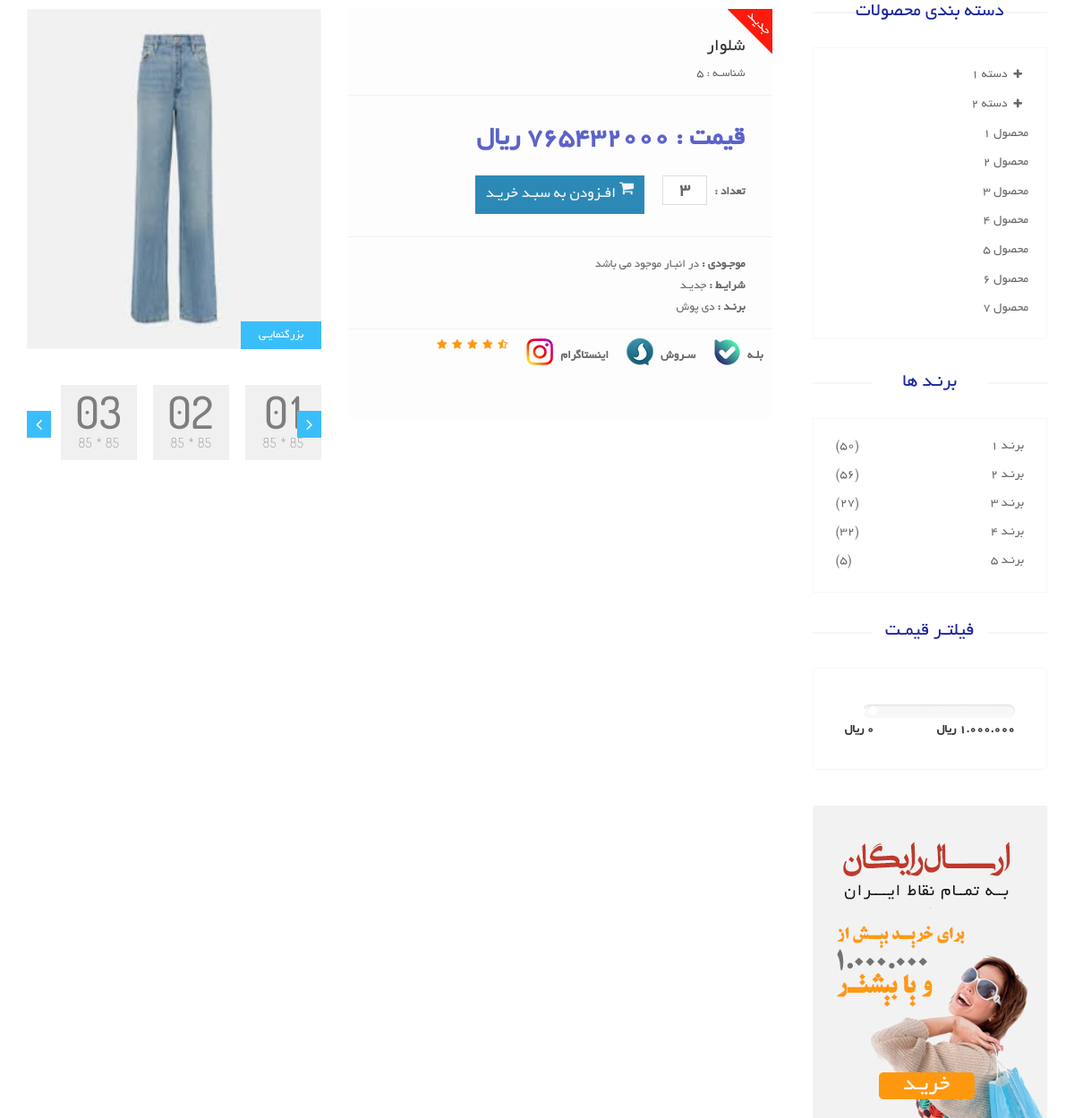
The app's page /products/shalvar-1 with its own data.
### product_module/models.py (models this page shows, shortened)
class Product(models.Model):
    image = models.ImageField(upload_to='upload/product/', null=True, blank=True)
    title = models.CharField(max_length=300, verbose_name='نام محصول')
    category = models.ManyToManyField(
        ProductCategory,
        related_name='product_categories',
        verbose_name='دسته بندی ها')
    brand = models.ForeignKey(ProductBrand, on_delete=models.CASCADE, verbose_name='برند', null=True, blank=True)
    price = models.IntegerField(verbose_name='قیمت')
    short_description = models.CharField(max_length=360, db_index=True, null=True, verbose_name='توضیحات کوتاه')
    description = models.TextField(verbose_name='توضیحات اصلی', db_index=True)
    slug = models.SlugField(default="", null=False, db_index=True, blank=True, max_length=200, unique=True,
                            verbose_name='عنوان در url')
    is_active = models.BooleanField(default=False, verbose_name='فعال / غیرفعال')
    is_delete = models.BooleanField(verbose_name='حذف شده / نشده')
    class Meta:
        verbose_name = 'محصول'
        verbose_name_plural = 'محصولات'

class ProductBrand(models.Model):
    title = models.CharField(max_length=300, verbose_name='نام برند', db_index=True)
    is_active = models.BooleanField(verbose_name='فعال / غیرفعال')
    class Meta:
        verbose_name = 'برند'
        verbose_name_plural = 'برند ها'

### product_module/views.py (the view)
# urls.py: path('<slug:slug>', views.ProductDetailView.as_view(), name='product-detail'),
class ProductDetailView(DetailView):
    template_name = 'product_module/product_detail.html'
    model = Product

### product_module/templates/product_module/product_detail.html (shortened to what this page needs)
{% extends 'shared/_layout.html' %}
{% block content %}
    <section>
        <div class="container">
            <div class="row">
                <div class="col-sm-9 padding-right">
                    <div class="product-details">
                        <div class="col-sm-5">
                            <div class="view-product">
                                {% if object.image %}
                                    <img src="{{ object.image.url }}" alt="تصویر">
                                {% else %}
                                    <img src="/static/images/product-details/1.jpg" alt="">
                                {% endif %}
                                <h3>بزرگنمایـی</h3>
                            </div>
                            <div id="similar-product" class="carousel slide" data-ride="carousel">
                                <div class="carousel-inner">
                                    <div class="item active">
                                        <a href=""><img src="/static/images/product-details/similar1.jpg" alt=""></a>
                                        <a href=""><img src="/static/images/product-details/similar2.jpg" alt=""></a>
                                        <a href=""><img src="/static/images/product-details/similar3.jpg" alt=""></a>
                                    </div>
                                </div>
                                <a class="right item-control" href="#similar-product" data-slide="next">
                                    <i class="fa fa-angle-right"></i>
                                </a>
                                <a class="left item-control" href="#similar-product" data-slide="prev">
                                    <i class="fa fa-angle-left"></i>
                                </a>
                            </div>
                        </div>
                        <div class="col-sm-7">
                            <div class="product-information">
                                <img src="/static/images/product-details/new.png" class="newarrival" alt="">
                                <div>
                                    <h2>{{ product.title }}</h2>
                                    <p>شناسـه : {{ product.id }}</p>
                                </div>
                                <div>
									<span>
										<span style="color:#5c63c8">قیمت : {{ product.price }} ريال</span>
									</span>
                                    <span>
										<label>تعداد :</label>
										<input type="text" value="3" class="search_box">
										<button type="button" class="btn btn-fefault cart">
                                            <p style="color: whitesmoke">
                                                <i  class="fa fa-shopping-cart"></i>
                                        		افـزودن به سبـد خریـد
                                            </p>
										</button>
									</span>
                                </div>
                                <div>
                                    <p><b>موجـودی :</b> در انبـار موجود می باشد</p>
                                    <p><b>شرایـط :</b> جدیـد</p>
                                    {% if product.brand %}
                                        <p><b>برنـد :</b> {{ product.brand.title }} </p>
                                    {% endif %}
                                </div>
                                <span class="socials-share share">
									<ul>
										<a href="#">
											<li>
												<label>بلـه</label>
												<img src="/static/images/product-details/Bale.png">
											</li>
										</a>
										<a href="#">
											<li>
												<label>سـروش</label>
												<img src="/static/images/product-details/Soroush.png">
											</li>
										</a>
										<a href="#">
											<li>
												<label>اینستاگرام</label>
												<img src="/static/images/product-details/Instagram.png">
											</li>
										</a>
										<li><img src="/static/images/product-details/rating.png" alt=""></li>
									</ul>
								</span>
                            </div>
                        </div>
                    </div>
              <div>
                                      <div class="recommended_items">
                    </div>
              </div>
                </div>
                <div class="col-sm-3">
                    <div class="left-sidebar">
                        <h2 style="color:#1c269b">دسته بندی محصولات</h2>
                        <div class="panel-group category-products" id="accordian">
                            <div class="panel panel-default">
                                <div class="panel-heading">
                                    <h4 class="panel-title">
                                        <a data-toggle="collapse" data-parent="#accordian" href="#sportswear">
                                            <span class="badge pull-right"><i class="fa fa-plus"></i></span>
                                            دسته 1
                                        </a>
                                    </h4>
                                </div>
                            </div>
                            <div class="panel panel-default">
                                <div class="panel-heading">
                                    <h4 class="panel-title">
                                        <a data-toggle="collapse" data-parent="#accordian" href="#mens">
                                            <span class="badge pull-right"><i class="fa fa-plus"></i></span>
                                            دسته 2
                                        </a>
                                    </h4>
                                </div>
                            </div>
                            <div class="panel panel-default">
                                <div class="panel-heading">
                                    <h4 class="panel-title"><a href="#">محصول 1</a></h4>
                                </div>
                            </div>
                            <div class="panel panel-default">
                                <div class="panel-heading">
                                    <h4 class="panel-title"><a href="#">محصول 2</a></h4>
                                </div>
                            </div>
                            <div class="panel panel-default">
                                <div class="panel-heading">
                                    <h4 class="panel-title"><a href="#">محصول 3</a></h4>
                                </div>
                            </div>
                            <div class="panel panel-default">
                                <div class="panel-heading">
                                    <h4 class="panel-title"><a href="#">محصول 4</a></h4>
                                </div>
                            </div>
                            <div class="panel panel-default">
                                <div class="panel-heading">
                                    <h4 class="panel-title"><a href="#">محصول 5</a></h4>
                                </div>
                            </div>
                            <div class="panel panel-default">
                                <div class="panel-heading">
                                    <h4 class="panel-title"><a href="#">محصول 6</a></h4>
                                </div>
                            </div>
                            <div class="panel panel-default">
                                <div class="panel-heading">
                                    <h4 class="panel-title"><a href="#">محصول 7</a></h4>
                                </div>
                            </div>
                        </div>
                        <div class="brands_products">
                            <h2 style="color:#1c269b">برنـد ها</h2>
                            <div class="brands-name">
                                <ul class="nav nav-pills nav-stacked">
                                    <li><a href=""> <span class="pull-left">(50)</span>برنـد 1</a></li>
                                    <li><a href=""> <span class="pull-left">(56)</span>برنـد 2</a></li>
                                    <li><a href=""> <span class="pull-left">(27)</span>برنـد 3</a></li>
                                    <li><a href=""> <span class="pull-left">(32)</span>برنـد 4</a></li>
                                    <li><a href=""> <span class="pull-left">(5)</span>برنـد 5</a></li>
                                </ul>
                            </div>
                        </div>
                        <div class="price-range">
                            <h2 style="color:#1c269b">فیلتـر قیمـت</h2>
                            <div class="well">
                                <div class="slider slider-horizontal" style="width: 170px;">
                                           id="sl2" style=""></div>
                                <br>
                                <b>1.000.000 ريال</b> <b class="pull-left">0 ريال</b>
                            </div>
                        </div>
                        <div class="shipping text-center">
                            <img src="/static/images/home/shipping.jpg" alt="">
                        </div>
                    </div>
                </div>
            </div>
        </div>
    </section>
{% endblock %}

### static/css/price-range1.css (style rules this page uses)
.slider { display: inline-block; vertical-align: middle; position: relative; }
.slider.slider-horizontal { width: 210px; height: 20px; }

### records on screen
Product: image (picture), title "شلوار", id "5", price "765432000", brand "دی پوش"
